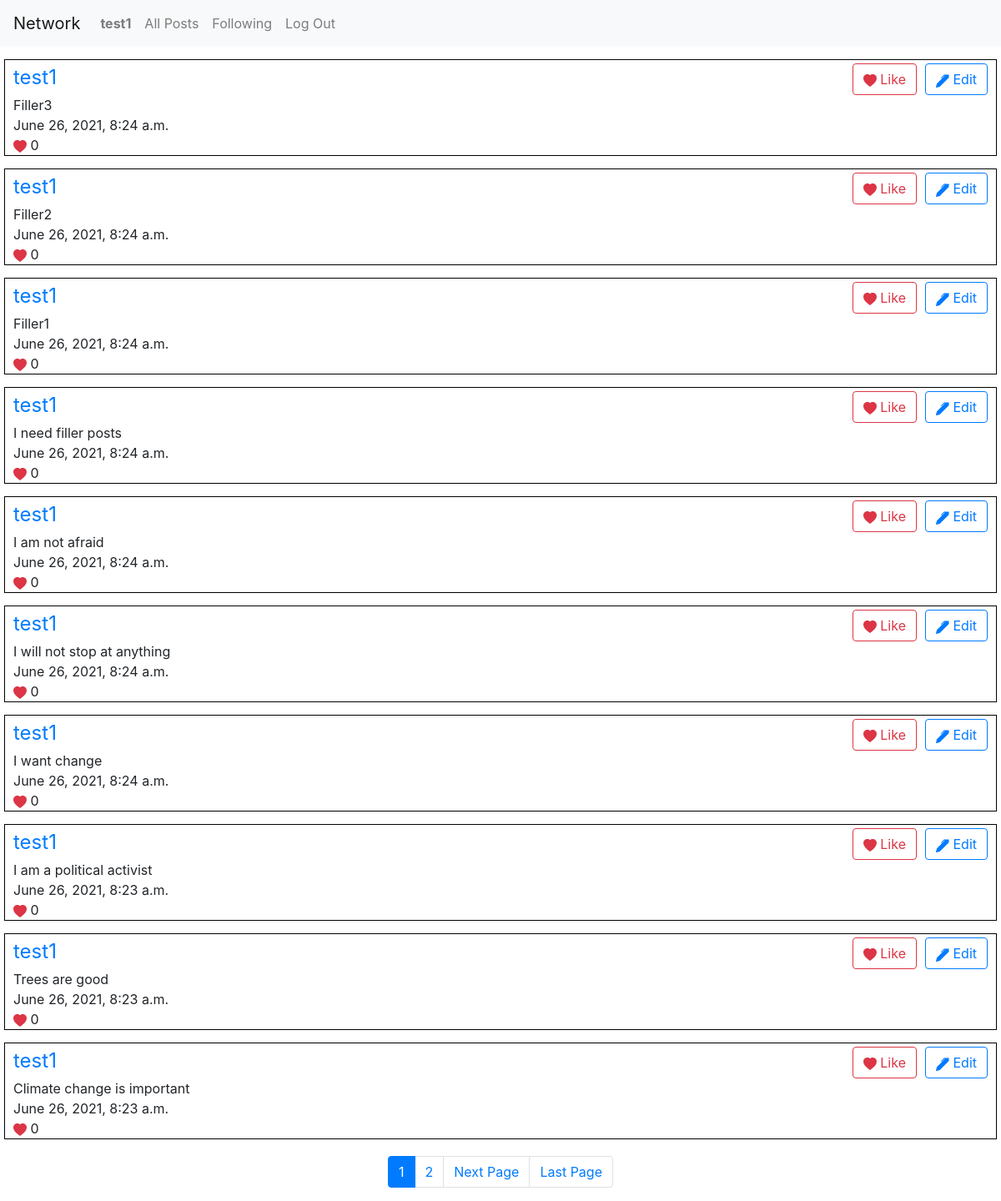
Screenshot of /all-posts (signed in) with the database file from the repository.
### network/models.py (models this page shows)
class User(AbstractUser):
    follows = models.ManyToManyField(
        "User",
        blank=True,
        related_name="followers"
    )

class Post(models.Model):
    user = models.ForeignKey(
        User,
        on_delete=CASCADE, related_name="posts")
    text = models.CharField(
        max_length=1000,
        verbose_name="Post:"
    )
    likes = models.ManyToManyField(
        User,
        blank=True,
        related_name="likedPosts"
    )
    date = models.DateTimeField(
        verbose_name="Published:",
        auto_now_add=True,
        blank=True
    )

### network/views.py (the view)
# urls.py: path("all-posts", views.all_posts, name="all-posts"),
def all_posts(request, page_num=1):
    posts = Post.objects.all().order_by("-date")
    p = Paginator(posts, 10)
    return render(request, "network/all-posts.html", {
        "posts": p.page(page_num),
        "edit_post_form": EditForm(),
        "base_url": reverse("all-posts")
    })

### network/templates/network/all-posts.html
{% extends "network/layout.html" %}
{% block body %}
    {% include "network/posts.html" %}
{% endblock %}

### network/templates/network/layout.html (shortened to what this page needs)
{% load static %}
<!DOCTYPE html>
<html lang="en">
    <head>
        <link rel="stylesheet" href="https://stackpath.bootstrapcdn.com/bootstrap/4.4.1/css/bootstrap.min.css">
        <link rel="stylesheet" href="https://cdn.jsdelivr.net/npm/bootstrap-icons@1.5.0/font/bootstrap-icons.css">
        <link href="{% static 'network/styles.css' %}" rel="stylesheet">
    </head>
    <body>
        <nav class="navbar navbar-expand-lg navbar-light bg-light">
            <a class="navbar-brand" href="{%url "index"%}">Network</a>
            <div>
              <ul class="navbar-nav mr-auto">
                {% if user.is_authenticated %}
                    <li class="nav-item">
                        <a class="nav-link" href="{% url 'user-profile' user.id%}"><strong>{{ user.username }}</strong></a>
                    </li>
                {% endif %}
                <li class="nav-item">
                  <a class="nav-link" href="{% url 'all-posts' %}">All Posts</a>
                </li>
                {% if user.is_authenticated %}
                    <li class="nav-item">
                        <a class="nav-link" href="{% url 'following-posts' %}">Following</a>
                    </li>
                    <li class="nav-item">
                        <a class="nav-link" href="{% url 'logout' %}">Log Out</a>
                    </li>
                {% endif %}
              </ul>
            </div>
          </nav>
        <div class="body">
            {% block body %}
            {% endblock %}
        </div>
    </body>
</html>

### network/templates/network/posts.html (shortened to what this page needs)
<div class="posts-cont">
  {% for post in posts.object_list %}
  <div class="post-cont">
    <div class="header">
      <a href="{% url 'user-profile' post.user.id%}" class="user">{{post.user}}</a>
      {% if user.is_authenticated %}
        <button class="btn btn-outline-danger like-btn" value="{{post.id}}">
          <svg xmlns="http://www.w3.org/2000/svg" width="16" height="16" fill="currentColor" class="bi bi-heart-fill" viewBox="0 0 16 16">
            <path fill-rule="evenodd" d="M8 1.314C12.438-3.248 23.534 4.735 8 15-7.534 4.736 3.562-3.248 8 1.314z"/>
          </svg>
          {% if user in post.likes.all %}
          Unlike
          {% else %}
          Like
          {% endif %}
        </button>
      {% if user == post.user %}
      <button class="btn btn-outline-primary edit-btn">
        Edit
      </button>
      {% endif %}
      {% endif %}
    </div>
    <div class="text">{{post.text}}</div>
    <div class="date">{{post.date}}</div>
    <div class="likes">
      <svg xmlns="http://www.w3.org/2000/svg" width="16" height="16" fill="currentColor" class="bi bi-heart-fill" viewBox="0 0 16 16">
        <path fill-rule="evenodd" d="M8 1.314C12.438-3.248 23.534 4.735 8 15-7.534 4.736 3.562-3.248 8 1.314z"/>
      </svg>
      {{post.likes.count}}
    </div>
  </div>
  {% empty %}
    <h1>There are no posts</h1>
  {% endfor %}
  <nav aria-label="Page navigation" >
    <ul class="pagination">
      {% for page_num in posts.paginator.page_range %}
        {% if page_num == posts.number %}
          <li class="page-item active">
            <a href="#" class="page-link">{{page_num}}</a>
          </li>
        {% else %}
          <li class="page-item">
            <a href="{{base_url}}/{{page_num}}" class="page-link">{{page_num}}</a>
          </li>
        {% endif %}
      {% endfor %}
      {% if posts.has_next %}
        <li class="page-item">
          <a href="{{base_url}}/{{posts.next_page_number}}" class="page-link">Next Page</a>
        </li>
        <li class="page-item">
          <a href="{{base_url}}/{{posts.paginator.num_pages}}" class="page-link">Last Page</a>
        </li>
      {% endif %}
    </ul>
  </nav>
</div>

### network/static/network/styles.css (style rules this page uses)
.posts-cont .post-cont { border: 1px solid black; display: -ms-grid; display: grid; padding-left: 10px; margin-top: 15px; margin-left: 5px; margin-right: 5px; }
.posts-cont .header { display: -webkit-box; display: -ms-flexbox; display: flex; -webkit-box-orient: horizontal; -webkit-box-direction: normal; -ms-flex-direction: row; flex-direction: row; -webkit-box-align: center; -ms-flex-align: center; align-items: center; }
.posts-cont .header .user { font-size: 1.5em; }
.posts-cont .header .btn { margin-right: 10px; margin-top: 4px; }
.posts-cont .header .user { -webkit-box-flex: 1; -ms-flex-positive: 1; flex-grow: 1; }
.posts-cont .likes svg { color: #dc3545; }
nav .pagination { -webkit-box-pack: center; -ms-flex-pack: center; justify-content: center; margin-top: 20px; }

### rows the page displays
User: username "test1"
Post: user "test1", shows "Like", shows "Edit", text "Filler3", date "June 26, 2021, 8:24 a.m.", likes.count "0"
Post: user "test1", shows "Like", shows "Edit", text "Filler2", date "June 26, 2021, 8:24 a.m.", likes.count "0"
Post: user "test1", shows "Like", shows "Edit", text "Filler1", date "June 26, 2021, 8:24 a.m.", likes.count "0"
Post: user "test1", shows "Like", shows "Edit", text "I need filler posts", date "June 26, 2021, 8:24 a.m.", likes.count "0"
Post: user "test1", shows "Like", shows "Edit", text "I am not afraid", date "June 26, 2021, 8:24 a.m.", likes.count "0"
Post: user "test1", shows "Like", shows "Edit", text "I will not stop at anything", date "June 26, 2021, 8:24 a.m.", likes.count "0"
Post: user "test1", shows "Like", shows "Edit", text "I want change", date "June 26, 2021, 8:24 a.m.", likes.count "0"
Post: user "test1", shows "Like", shows "Edit", text "I am a political activist", date "June 26, 2021, 8:23 a.m.", likes.count "0"
Post: user "test1", shows "Like", shows "Edit", text "Trees are good", date "June 26, 2021, 8:23 a.m.", likes.count "0"
Post: user "test1", shows "Like", shows "Edit", text "Climate change is important", date "June 26, 2021, 8:23 a.m.", likes.count "0"

### other values shown
{{ page_num }} "1"
{{ page_num }} "2"
